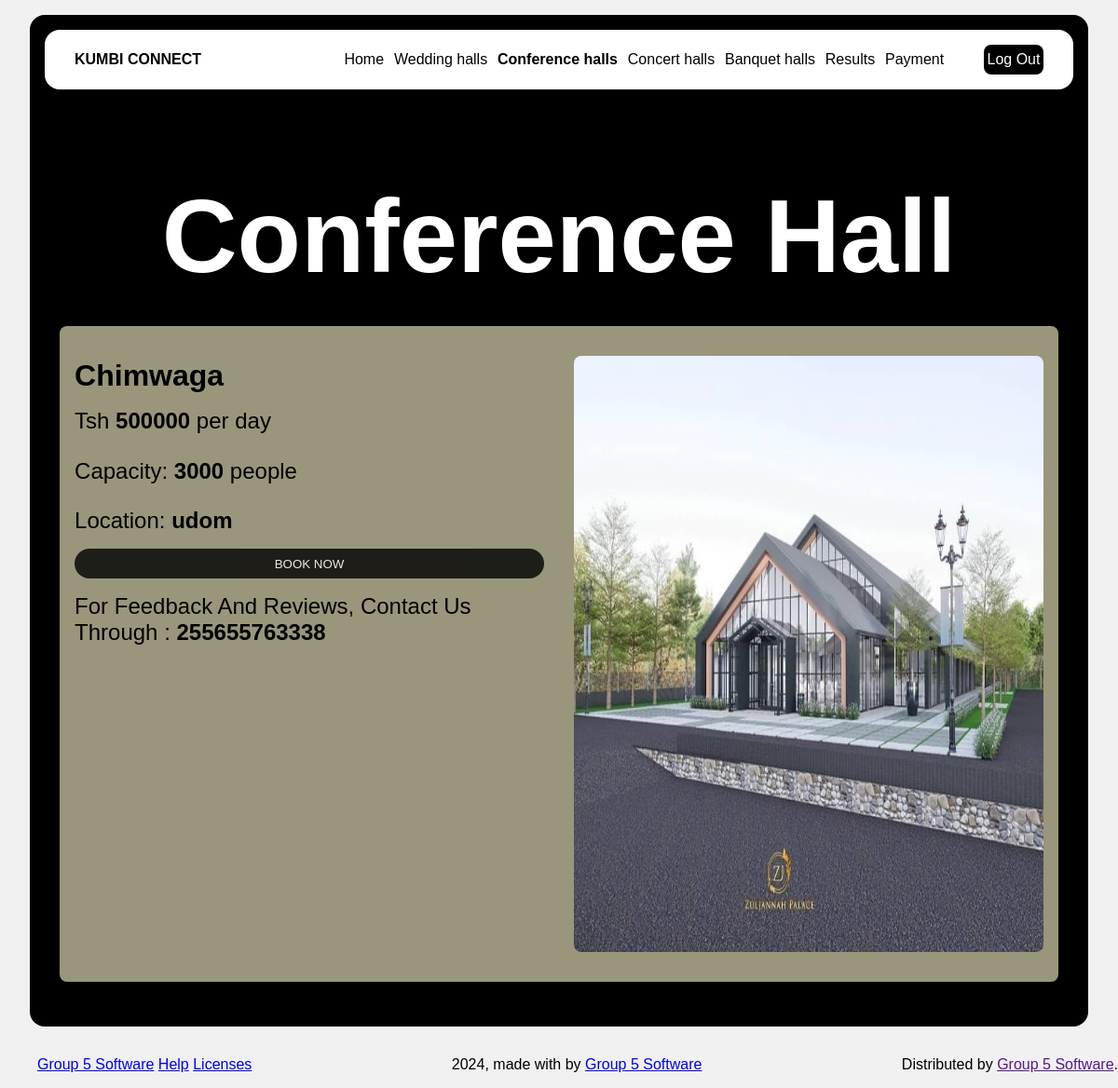
The app's page /ConferenceHall.php with its own data.
### tables this page shows
CREATE TABLE `hall_upload` (
  `id` int(50) NOT NULL,
  `hall_name` varchar(225) NOT NULL,
  `image_path` varchar(225) NOT NULL,
  `location` varchar(225) NOT NULL,
  `hall_type` varchar(225) NOT NULL,
  `price_per_day` varchar(225) NOT NULL,
  `capacity` varchar(225) NOT NULL,
  `phone_number` varchar(13) NOT NULL
);

### ConferenceHall.php (the view, shortened to what this page needs)
<!DOCTYPE html>
<html lang="en">
  <head>
  </head>
  <body>
    <div class="wrapper">
        <section class="hero">
      <header>
        <a href="Home.php" class="logo">KUMBI CONNECT</a>
    <nav class="navbar">
    <ul>
          <li>
            <a href="Home.php">Home</a>
          </li>
          <li class="submenu">
            <a href="WeddingHall.php">Wedding halls</a>
          </li>
          <li>
            <a href="ConferenceHall.php" class="active">Conference halls</a>
          </li>
          <li>
            <a href="ConcertHall.php">Concert halls</a>
          </li>
          <li>
            <a href="BanquetHall.php">Banquet halls</a>
          </li>
          <li>
            <a href="Results.php">Results</a>
          </li>
          <li>
            <a href="payment method.php">Payment</a>
          </li>
          <li>
            <a href="CustomerLogin.php" class="logout">Log Out</a>
          </li>
        </ul>
    </nav>
  </header>
          <h1 class="page-title">Conference Hall</h1>
          <?php
          $servername = "localhost";
          $username = "root";
          $password = "";
          $dbname = "halldb";
          $conn = new mysqli($servername, $username, $password, $dbname);
          $hall_type = 'ConferenceHall';
          ?>
            <?php
        $stmt = $conn->prepare("SELECT * FROM hall_upload WHERE hall_type = ?");
        $stmt->bind_param("s", $hall_type);
        $stmt->execute();
        $result = $stmt->get_result();
        if ($result->num_rows > 0) {
            while ($row = $result->fetch_assoc()) {
echo '<div class="hall-wrapper">
  <div class="left-col">
      <h1 class="hall-name">'. htmlspecialchars($row['hall_name']) .'</h1>
      <p class="price">Tsh <strong>'. htmlspecialchars($row['price_per_day']) .'</strong> per day</p>
      <p class="price">Capacity: <strong>'. htmlspecialchars($row['capacity']) .'</strong> people</p>
      <p class="price">Location: <strong>'. htmlspecialchars($row['location']) .'</strong></p>
      <button class="booking-status" onclick=\'document.getElementById("booking-form").style.display="block"\'>BOOK NOW</button>
  <p class="price">For Feedback And Reviews, Contact Us Through : <strong>'. htmlspecialchars($row['phone_number']) .'</strong></p>
      </div>
  <div class="right-col">
        <img src="' . htmlspecialchars($row['image_path']) .'" alt="'.  '">
  </div>
</div>';
                 }
        } else {
          echo "<p class='alert'>No conference hall uploaded.</p>";
        }
        ?>
    </div>
        <footer>
               <nav class="footer-subnavigation">
              <ul>
                <li>
                  <a href="#">Group 5 Software</a>
                </li>
                <li>
                  <a href="#"> Help </a>
                </li>
                <li>
                  <a href="#"> Licenses </a>
                </li>
              </ul>
            </nav>
            <div class="copyright">
              2024, made with by
              <a href="#">Group 5 Software</a>
            </div>
            <div>
              Distributed by
              <a target="_blank" href="">Group 5 Software</a>.
            </div>
        </footer>
  </body>
</html>

### ConferenceHall.php (style rules this page uses)
html { font-family: "Poppins",sans-serif; }
body { background-color: rgb(240, 240, 240); margin:0; padding:0; }
.wrapper { padding:1rem 2rem; }
.active { font-weight: bolder; }
.hero { background-color: black; padding:5rem 2rem 1rem; border-radius:1rem; }
header { background-color:white; display: flex; flex-direction: row; justify-content: space-between; align-items: center; padding: 0 2rem; border-radius:1rem; position: fixed; top:2rem; left: 3rem; right:3rem; z-index: 100; }
.logo { text-decoration:none; font-weight:bold; color:#000; }
header>nav>ul { list-style:none; display: inline-block; }
header>nav>ul>li { margin-left:0.4rem; display: inline-block; }
header>nav>ul>li>a { text-decoration: none; color: black; }
.logout { background-color: black; color:white; display:flex; align-items: center; justify-content: center; height:2rem; width:4rem; border-radius:0.5rem; margin-left:2rem; }
.page-title { text-align: center; font-size:7rem; margin-bottom: 5px; color: white; text-shadow: 0 4px 8px 0 rgba(0, 0, 0, 0.2), 0 6px 20px 0 rgba(0, 0, 0, 0.19) }
.hall-wrapper { height:80vh; width:97%; background-color:rgba(158, 155, 128, 0.973); display: flex; flex-direction: row; justify-content: space-between; box-shadow:0 4px 5px 0 rgba(0, 0, 0, 0.1), 0 6px 20px 0 rgba(0, 0, 0, 0.1); padding:2rem 1rem; margin:2rem auto; border-radius: 0.5rem; gap: 2rem; }
.left-col,.right-col { width: 50%; height: 100%; }
.left-col { display:flex; flex-direction: column; justify-content:flex-start; }
.hall-name { font-size: 2rem; margin:0.2rem 0; }
.price { font-size:1.5rem; margin:0.8rem 0; }
.booking-status { background-color: rgb(0, 0, 0); color: white; height: 2rem; width:auto; border-radius:1rem; display: flex; align-items: center; justify-content: center; margin:0.2rem 0; }
.right-col { height:100%; display:flex; justify-content: center; align-items: center; border-radius:.5rem; }
.right-col img { width:100%; height:100%; border-radius: inherit; }
button { display: block; background-color: #000000; color: white; padding: 14px 20px; margin: 8px auto; border: none; cursor: pointer; width: 70%; opacity:0.8; }
footer { display: flex; flex-direction: row; justify-content: space-between; align-items: center; }
.footer-subnavigation ul { list-style: none; }
.footer-subnavigation ul li { display: inline-block; }

### records on screen
hall_upload: hall_name "Chimwaga", price_per_day "500000", capacity "3000", location "udom", phone_number "255655763338", image_path (picture)
